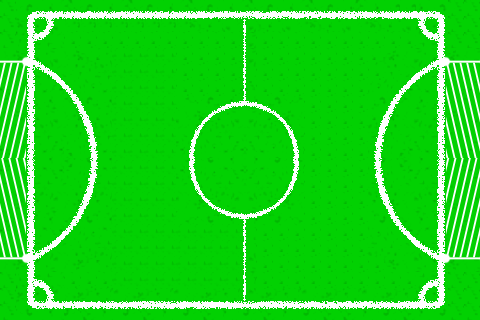

A level layout from a 2D game, rendered from its tile map. Below: a short description, then the map file with its tile-grid data intact:
An orthogonal 30x20 tile map with 16x16 px tiles, 2 tile layers (pitch_stadium, pitch_floor).

<map version="1.10" tiledversion="1.11.0" orientation="orthogonal" renderorder="right-down" width="30" height="20" tilewidth="16" tileheight="16" infinite="0" nextlayerid="3" nextobjectid="1">
 <tileset firstgid="1" name="pitch" tilewidth="16" tileheight="16" tilecount="3100" columns="62">
  <image source="football-pitch.png" width="1000" height="800" />
 </tileset>
 <layer id="2" name="pitch_stadium" width="30" height="20">
  <data encoding="csv">
2047,0,0,0,0,0,0,0,0,0,0,0,0,0,0,0,0,0,0,0,0,0,0,0,0,0,0,0,2047,2047,
2047,0,190,191,192,192,192,192,192,192,192,192,193,194,195,218,197,198,199,200,201,202,203,204,205,206,245,0,2047,2047,
2047,0,252,253,1153,1153,1153,1153,1153,1153,1153,1153,1153,1153,1153,1148,1153,1153,1153,1153,1153,1153,1153,1153,1153,1153,307,0,2047,2047,
2047,0,1120,1121,1122,1123,1124,2550,2550,2550,2550,1153,1153,1153,1153,1148,1153,1153,1153,1153,1153,1153,1153,1172,1173,1174,1175,1176,0,0,
0,0,1182,1183,1184,1185,1186,2550,2550,2550,2550,1153,1153,1153,1153,1210,1153,1153,1153,1153,1153,1153,1153,1153,1235,1236,1237,1238,0,0,
0,0,1244,1245,1246,1247,1248,2550,2550,2550,2550,1153,1153,1153,1153,1272,1153,1153,1153,1153,1153,1153,1153,1296,1297,1298,1299,1300,0,0,
0,0,1306,1307,1308,1309,1310,2550,2550,2550,2550,1330,1331,1332,1333,1334,1335,1336,1337,1153,1153,1153,1153,1358,1359,1360,1361,1362,0,0,
0,0,1368,1369,1370,1371,1372,2550,2550,2550,2550,1392,1393,1394,1395,1396,1397,1398,1399,1153,1153,1153,1153,1420,1421,1422,1423,1424,0,0,
0,0,1430,1431,1432,1433,1434,2550,2550,2550,2550,1454,1455,1456,1457,1458,1459,1460,1461,1153,1153,1153,1153,1482,1483,1484,1485,1486,0,0,
0,0,1492,1493,1494,1495,1496,2550,2550,2550,2550,1516,1517,1518,1519,1520,1521,1522,1523,1153,1153,1153,1153,1544,1545,1546,1547,1548,0,0,
0,0,1554,1555,1556,1557,1558,2550,2550,2550,2550,1578,1579,1580,1581,1582,1583,1584,1585,1153,1153,1153,1153,1606,1607,1608,1609,1610,0,0,
0,0,1616,1617,1618,1619,1620,2550,2550,2550,2550,1640,1641,1642,1643,1644,1645,1646,1647,1153,1153,1153,1153,1668,1669,1670,1671,1672,0,0,
0,0,1678,1679,1680,1681,1682,2550,2550,2550,2550,1702,1703,1704,1705,1706,1707,1708,1709,1153,1153,1153,1153,1730,1731,1732,1733,1734,0,0,
0,0,1740,1741,1742,1743,1744,2550,2550,2550,2550,1764,1765,1766,1767,1768,1769,1770,1771,1153,1153,1153,1153,1792,1793,1794,1795,1796,0,0,
0,0,1802,1803,1804,1805,1806,2550,2550,2550,2550,2550,2550,2550,2550,1892,1153,1153,1153,1153,1153,1153,1153,1854,1855,1856,1857,1858,0,0,
0,0,1864,1865,1866,1867,1868,2550,2550,2550,2550,2550,2550,2550,2550,1892,1153,1153,1153,1153,1153,1153,1153,1916,1917,1918,1919,1920,0,0,
0,0,1926,1927,1928,1929,1930,2550,2550,2550,2550,2550,2550,2550,2550,1954,1153,1153,1153,1153,1153,1153,1153,1153,1979,1980,1981,1982,0,0,
2047,2047,2794,2795,1153,1153,1153,2550,2550,2550,2550,2550,2550,2550,2550,2016,1153,1153,1153,1153,1153,1153,1153,1153,1153,1153,2849,0,2047,2047,
2047,2047,2856,2857,2858,2859,2860,2861,2862,2863,2864,2865,2858,2859,2860,2884,2862,2863,2864,2865,2866,2867,2868,2869,2870,2871,2911,0,2047,2047,
2047,0,0,0,0,0,0,0,0,0,0,0,0,0,0,0,0,0,0,0,0,0,0,0,0,0,0,0,2047,2047
</data>
 </layer>
 <layer id="1" name="pitch_floor" width="30" height="20">
  <data encoding="csv">
0,127,128,129,130,131,132,133,134,135,136,137,138,139,140,141,142,143,144,145,146,147,178,179,180,180,183,184,0,0,
0,189,0,0,0,0,0,0,0,0,0,0,0,0,0,0,0,0,0,0,0,0,0,0,0,0,0,246,0,0,
0,251,0,0,0,0,0,0,0,0,0,0,0,0,0,0,0,0,0,0,0,0,0,0,0,0,0,308,0,0,
1118,1119,0,0,0,0,0,0,0,0,0,0,0,0,0,0,0,0,0,0,0,0,0,0,0,0,0,1176,1177,1178,
1180,1181,0,0,0,0,0,0,0,0,0,0,0,0,0,0,0,0,0,0,0,0,0,0,0,0,0,1238,1239,1240,
1242,1243,0,0,0,0,0,0,0,0,0,0,0,0,0,0,0,0,0,0,0,0,0,0,0,0,0,1300,1301,1302,
1304,1305,0,0,0,0,0,0,0,0,0,0,0,0,0,0,0,0,0,0,0,0,0,0,0,0,0,1362,1363,1364,
1366,1367,0,0,0,0,0,0,0,0,0,0,0,0,0,0,0,0,0,0,0,0,0,0,0,0,0,1424,1425,1426,
1428,1429,0,0,0,0,0,0,0,0,0,0,0,0,0,0,0,0,0,0,0,0,0,0,0,0,0,1486,1487,1488,
1490,1491,0,0,0,0,0,0,0,0,0,0,0,0,0,0,0,0,0,0,0,0,0,0,0,0,0,1548,1549,1550,
1552,1553,0,0,0,0,0,0,0,0,0,0,0,0,0,0,0,0,0,0,0,0,0,0,0,0,0,1610,1611,1612,
1614,1615,0,0,0,0,0,0,0,0,0,0,0,0,0,0,0,0,0,0,0,0,0,0,0,0,0,1672,1673,1674,
1676,1677,0,0,0,0,0,0,0,0,0,0,0,0,0,0,0,0,0,0,0,0,0,0,0,0,0,1734,1735,1736,
1738,1739,0,0,0,0,0,0,0,0,0,0,0,0,0,0,0,0,0,0,0,0,0,0,0,0,0,1796,1797,1798,
1800,1801,0,0,0,0,0,0,0,0,0,0,0,0,0,0,0,0,0,0,0,0,0,0,0,0,0,1858,1859,1860,
1862,1863,0,0,0,0,0,0,0,0,0,0,0,0,0,0,0,0,0,0,0,0,0,0,0,0,0,1920,1921,1922,
1924,1925,0,0,0,0,0,0,0,0,0,0,0,0,0,0,0,0,0,0,0,0,0,0,0,0,0,1982,1983,1984,
0,2793,0,0,0,0,0,0,0,0,0,0,0,0,0,0,0,0,0,0,0,0,0,0,0,0,0,2850,0,0,
0,2855,0,0,0,0,0,0,0,0,0,0,0,0,0,0,0,0,0,0,0,0,0,0,0,0,0,2912,0,0,
0,2917,2918,2919,2952,2953,2954,2955,2956,2957,2958,2959,2960,2961,2962,2963,2964,2965,2966,2967,2968,2964,2965,2966,2967,2968,2973,2974,0,0
</data>
 </layer>
</map>
